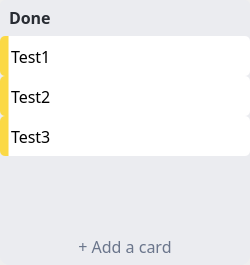
                 <widget class="QWidget" name="list_3" native="true">
                  <property name="sizePolicy">
                   <sizepolicy hsizetype="Fixed" vsizetype="Minimum">
                    <horstretch>0</horstretch>
                    <verstretch>0</verstretch>
                   </sizepolicy>
                  </property>
                  <property name="minimumSize">
                   <size>
                    <width>250</width>
                    <height>0</height>
                   </size>
                  </property>
                  <property name="styleSheet">
                   <string notr="true"/>
                  </property>
                  <layout class="QVBoxLayout" name="verticalLayout_8">
                   <property name="spacing">
                    <number>0</number>
                   </property>
                   <property name="leftMargin">
                    <number>0</number>
                   </property>
                   <property name="topMargin">
                    <number>0</number>
                   </property>
                   <property name="rightMargin">
                    <number>0</number>
                   </property>
                   <property name="bottomMargin">
                    <number>0</number>
                   </property>
                   <item>
                    <widget class="QWidget" name="widget_list_3" native="true">
                     <property name="sizePolicy">
                      <sizepolicy hsizetype="Preferred" vsizetype="Minimum">
                       <horstretch>0</horstretch>
                       <verstretch>0</verstretch>
                      </sizepolicy>
                     </property>
                     <property name="styleSheet">
                      <string notr="true">background-color: #ebecf0;
border-radius: 10px;</string>
                     </property>
                     <layout class="QVBoxLayout" name="verticalLayout_13">
                      <property name="leftMargin">
                       <number>0</number>
                      </property>
                      <property name="topMargin">
                       <number>0</number>
                      </property>
                      <property name="rightMargin">
                       <number>0</number>
                      </property>
                      <property name="bottomMargin">
                       <number>0</number>
                      </property>
                      <item>
                       <widget class="QLabel" name="label_list_3">
                        <property name="sizePolicy">
                         <sizepolicy hsizetype="Preferred" vsizetype="Fixed">
                          <horstretch>0</horstretch>
                          <verstretch>0</verstretch>
                         </sizepolicy>
                        </property>
                        <property name="minimumSize">
                         <size>
                          <width>0</width>
                          <height>30</height>
                         </size>
                        </property>
                        <property name="font">
                         <font>
                          <family>Torus Pro</family>
                          <pointsize>12</pointsize>
                          <bold>true</bold>
                         </font>
                        </property>
                        <property name="styleSheet">
                         <string notr="true">color: #282c33;
background-color: #ebecf0;
border-radius: 5px;
padding: 5px 0px 0px 5px;</string>
                        </property>
                        <property name="text">
                         <string>Done</string>
                        </property>
                        <property name="margin">
                         <number>0</number>
                        </property>
                       </widget>
                      </item>
                      <item>
                       <widget class="QListWidget" name="listWidget_list_3">
                        <property name="sizePolicy">
                         <sizepolicy hsizetype="Fixed" vsizetype="Minimum">
                          <horstretch>0</horstretch>
                          <verstretch>0</verstretch>
                         </sizepolicy>
                        </property>
                        <property name="maximumSize">
                         <size>
                          <width>250</width>
                          <height>16777215</height>
                         </size>
                        </property>
                        <property name="font">
                         <font>
                          <family>Torus Pro</family>
                          <pointsize>12</pointsize>
                         </font>
                        </property>
                        <property name="focusPolicy">
                         <enum>Qt::TabFocus</enum>
                        </property>
                        <property name="acceptDrops">
                         <bool>true</bool>
                        </property>
                        <property name="styleSheet">
                         <string notr="true">QListWidget {background-color: #ebecf0; border-radius: 10px;}
QListWidget::item {height: 40px; padding: 0px 8px 0px 8px}
QListWidget::item {background-color: qlineargradient(spread:pad, x1:0, y1:0.5, x2:0.95, y2:0.5, stop:0 rgba(251, 217, 69, 255), stop:0.0338983 rgba(251, 217, 69, 255), stop:0.039548 rgba(255, 255, 255, 255), stop:1 rgba(255, 255, 255, 255)); color: #000000; border-radius: 5px}
QListWidget::item:hover {background-color: qlineargradient(spread:pad, x1:0, y1:0.5, x2:0.95, y2:0.5, stop:0 rgba(251, 217, 69, 255), stop:0.0338983 rgba(251, 217, 69, 255), stop:0.039548 rgba(226, 228, 233, 255), stop:1 rgba(226, 228, 233, 255)); color: #000000}
QListWidget::item:selected {background-color: qlineargradient(spread:pad, x1:0, y1:0.5, x2:0.95, y2:0.5, stop:0 rgba(251, 217, 69, 255), stop:0.0338983 rgba(251, 217, 69, 255), stop:0.039548 rgba(204, 204, 204, 255), stop:1 rgba(204, 204, 204, 255)); color: #000000}
QListWidget::item:focus {background-color: qlineargradient(spread:pad, x1:0, y1:0.5, x2:0.95, y2:0.5, stop:0 rgba(251, 217, 69, 255), stop:0.0338983 rgba(251, 217, 69, 255), stop:0.039548 rgba(204, 204, 204, 255), stop:1 rgba(204, 204, 204, 255)); color: #000000}
QScrollBar:vertical {width: 10px; margin: 0px 0px 0px 0px; background-color: #acb2bf}
QScrollBar:horizontal {height: 10px; margin: 0px 0px 0px 0px; background-color: #acb2bf}</string>
                        </property>
                        <property name="frameShape">
                         <enum>QFrame::NoFrame</enum>
                        </property>
                        <property name="sizeAdjustPolicy">
                         <enum>QAbstractScrollArea::AdjustIgnored</enum>
                        </property>
                        <property name="autoScroll">
                         <bool>true</bool>
                        </property>
                        <property name="dragEnabled">
                         <bool>true</bool>
                        </property>
                        <property name="dragDropMode">
                         <enum>QAbstractItemView::DragDrop</enum>
                        </property>
                        <property name="defaultDropAction">
                         <enum>Qt::MoveAction</enum>
                        </property>
                        <property name="selectionMode">
                         <enum>QAbstractItemView::ExtendedSelection</enum>
                        </property>
                        <property name="verticalScrollMode">
                         <enum>QAbstractItemView::ScrollPerPixel</enum>
                        </property>
                        <property name="horizontalScrollMode">
                         <enum>QAbstractItemView::ScrollPerPixel</enum>
                        </property>
                        <property name="isWrapping" stdset="0">
                         <bool>false</bool>
                        </property>
                        <property name="spacing">
                         <number>5</number>
                        </property>
                        <property name="uniformItemSizes">
                         <bool>true</bool>
                        </property>
                        <property name="wordWrap">
                         <bool>true</bool>
                        </property>
                        <property name="selectionRectVisible">
                         <bool>true</bool>
                        </property>
                        <item>
                         <property name="text">
                          <string>Test1</string>
                         </property>
                         <property name="flags">
                          <set>ItemIsSelectable|ItemIsEditable|ItemIsDragEnabled|ItemIsUserCheckable|ItemIsEnabled</set>
                         </property>
                        </item>
                        <item>
                         <property name="text">
                          <string>Test2</string>
                         </property>
                         <property name="flags">
                          <set>ItemIsSelectable|ItemIsEditable|ItemIsDragEnabled|ItemIsUserCheckable|ItemIsEnabled</set>
                         </property>
                        </item>
                        <item>
                         <property name="text">
                          <string>Test3</string>
                         </property>
                         <property name="flags">
                          <set>ItemIsSelectable|ItemIsEditable|ItemIsDragEnabled|ItemIsUserCheckable|ItemIsEnabled</set>
                         </property>
                        </item>
                       </widget>
                      </item>
                      <item>
                       <widget class="QWidget" name="widget_10" native="true">
                        <property name="sizePolicy">
                         <sizepolicy hsizetype="Preferred" vsizetype="Fixed">
                          <horstretch>0</horstretch>
                          <verstretch>0</verstretch>
                         </sizepolicy>
                        </property>
                        <layout class="QVBoxLayout" name="verticalLayout_10">
                         <property name="leftMargin">
                          <number>6</number>
                         </property>
                         <property name="topMargin">
                          <number>0</number>
                         </property>
                         <property name="rightMargin">
                          <number>6</number>
                         </property>
                         <property name="bottomMargin">
                          <number>6</number>
                         </property>
                         <item>
                          <widget class="QPushButton" name="btn_add_card_list_3">
                           <property name="minimumSize">
                            <size>
                             <width>0</width>
                             <height>25</height>
                            </size>
                           </property>
                           <property name="font">
                            <font>
                             <family>Torus Pro</family>
                             <pointsize>12</pointsize>
                            </font>
                           </property>
                           <property name="cursor">
                            <cursorShape>PointingHandCursor</cursorShape>
                           </property>
                           <property name="focusPolicy">
                            <enum>Qt::TabFocus</enum>
                           </property>
                           <property name="styleSheet">
                            <string notr="true">QPushButton {background-color: #ebecf0; color: #6a758b; border-radius: 5px}
QPushButton:hover {background-color: #dadbe2; color: #505b76}
QPushButton:focus {border-color: #000000; border-width: 1.5px; border-style: solid;}</string>
                           </property>
                           <property name="text">
                            <string>+ Add a card</string>
                           </property>
                          </widget>
                         </item>
                        </layout>
                       </widget>
                      </item>
                     </layout>
                    </widget>
                   </item>
                  </layout>
                 </widget>
